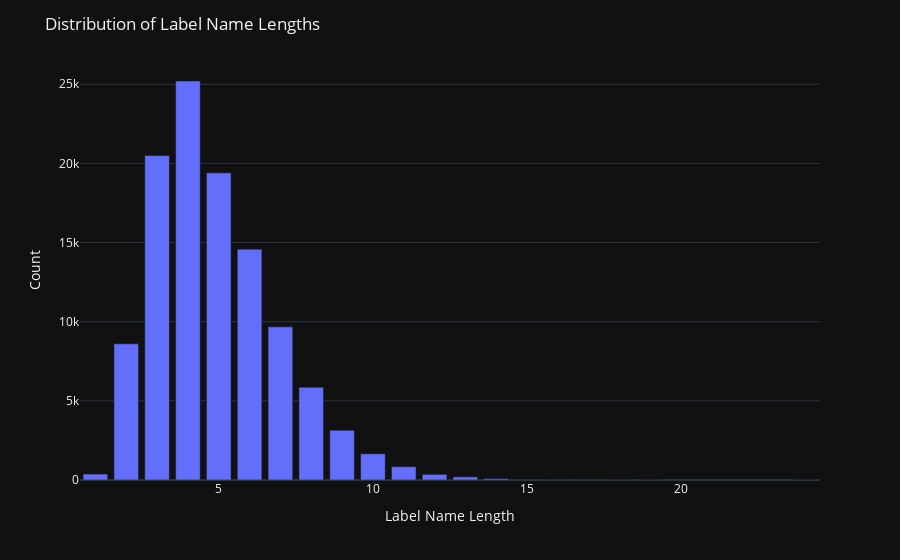

This figure's notebook cell:
### Markdown cell above
Below, we check the distribution of the intent labels from our WikiHow dataset. Although this should not affect the analysis itself, it is important to check for class imbalance as this can affect the performance and accuracy of any machine learning models trained on the dataset.

### Code cell
import plotly.express as px

# Get length of words in each label name
label_counts = wikihow_df[ 'label_name' ].str.split().apply( len ).value_counts()

#Plot the distribution of label name lengths
fig = px.bar( x=label_counts.index, y=label_counts.values, template='plotly_dark' )

#exponential scale
fig.update_yaxes( type='log' )

#Update the plot's title and axes labels
fig.update_layout( title_text='Distribution of Label Name Lengths' )
fig.update_xaxes( title_text='Label Name Length' )
fig.update_yaxes( title_text='Count' )

#Show the plot
fig.show()

### Figure 1 — Plotly figure (JSON) as saved in the notebook; plotly's stock layout.template omitted (floating-point values rounded to 4 significant figures)
{"data": [{"alignmentgroup": "True", "hovertemplate": "x=%{x}<br>y=%{y}<extra></extra>", "legendgroup": "", "marker": {"color": "#636efa", "pattern": {"shape": ""}}, "name": "", "offsetgroup": "", "orientation": "v", "showlegend": false, "textposition": "auto", "type": "bar", "x": [4, 3, 5, 6, 7, 2, 8, 9, 10, 11, 1, 12, 13, 14, 15, 16, 17, 18, 19, 24], "xaxis": "x", "y": [25206, 20501, 19403, 14580, 9675, 8601, 5857, 3141, 1659, 842, 375, 355, 200, 92, 38, 22, 18, 4, 3, 1], "yaxis": "y"}], "layout": {"barmode": "relative", "legend": {"tracegroupgap": 0}, "margin": {"t": 60}, "title": {"text": "Distribution of Label Name Lengths"}, "xaxis": {"anchor": "y", "domain": [0, 1], "title": {"text": "Label Name Length"}}, "yaxis": {"anchor": "x", "domain": [0, 1], "title": {"text": "Count"}}}}
